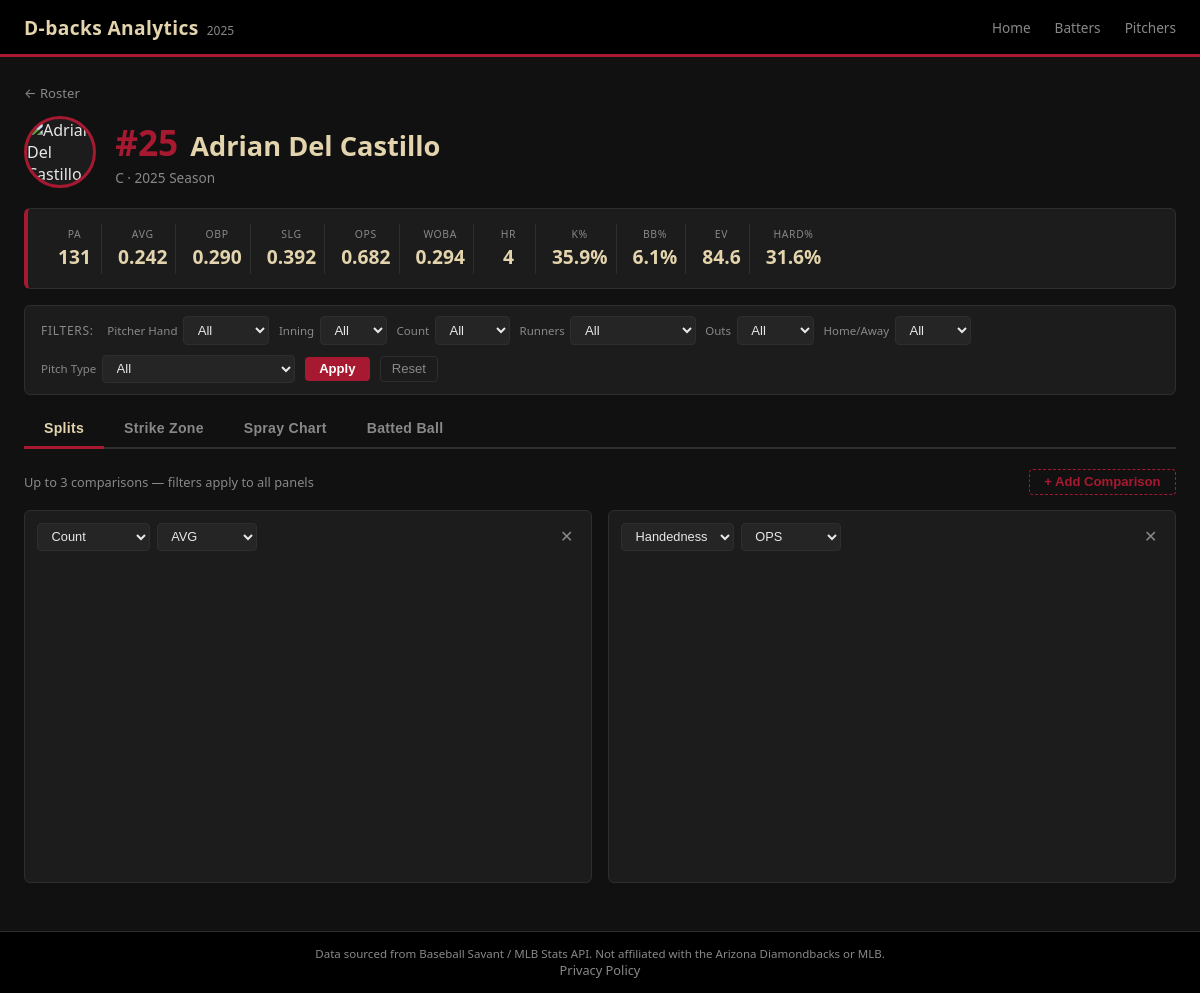
Screenshot of /batter/680728 with the database file from the repository.
### tables this page shows
CREATE TABLE "players" (
"player_id" INTEGER,
  "full_name" TEXT,
  "jersey_number" INTEGER,
  "position" TEXT,
  "position_type" TEXT,
  "status" TEXT,
  "season" INTEGER
);

CREATE TABLE batter_splits (
    id              INTEGER PRIMARY KEY AUTOINCREMENT,
    player_id       INTEGER NOT NULL,
    season          INTEGER NOT NULL,
    split_type      TEXT NOT NULL,   -- 'inning', 'count', 'runners', 'venue', 'handedness', etc.
    split_value     TEXT NOT NULL,   -- e.g., '7', '2-2', 'RISP', 'Chase Field', 'vs_LHP'

    -- Counting stats
    pa              INTEGER DEFAULT 0,   -- plate appearances
    ab              INTEGER DEFAULT 0,
    hits            INTEGER DEFAULT 0,
    singles         INTEGER DEFAULT 0,
    doubles         INTEGER DEFAULT 0,
    triples         INTEGER DEFAULT 0,
    home_runs       INTEGER DEFAULT 0,
    rbi             INTEGER DEFAULT 0,
    walks           INTEGER DEFAULT 0,
    strikeouts      INTEGER DEFAULT 0,
    hbp             INTEGER DEFAULT 0,

    -- Rate stats (stored as TEXT to handle NULL cleanly; computed in Python)
    avg             REAL,
    obp             REAL,
    slg             REAL,
    ops             REAL,
    woba            REAL,

    -- Batted ball
    avg_exit_velo   REAL,
    avg_launch_angle REAL,
    hard_hit_pct    REAL,   -- % balls in play with EV >= 95 mph
    barrel_pct      REAL,

    -- Swing/contact
    swing_pct       REAL,
    whiff_pct       REAL,
    contact_pct     REAL,

    UNIQUE (player_id, season, split_type, split_value)
);

### app/app.py (the view)
@app.route("/batter/<int:player_id>")
def batter_page(player_id: int):
    player = query("SELECT * FROM players WHERE player_id=? AND season=2025", (player_id,))
    if not player:
        abort(404)
    player = player[0]
    if player["position_type"] == "Pitcher":
        abort(404)
    overall = query(
        "SELECT * FROM batter_splits WHERE player_id=? AND season=2025 AND split_type='overall'",
        (player_id,)
    )
    overall = overall[0] if overall else {}
    split_types = [r["split_type"] for r in query(
        "SELECT DISTINCT split_type FROM batter_splits "
        "WHERE player_id=? AND season=2025 ORDER BY split_type", (player_id,)
    )]
    pitch_types = [r["pitch_type"] for r in query(
        "SELECT DISTINCT pitch_type FROM pitches WHERE batter=? AND pitch_type IS NOT NULL "
        "ORDER BY pitch_type", (player_id,)
    )]
    return render_template("player.html", player=player, overall=overall,
                           split_types=split_types, pitch_types=pitch_types,
                           player_type="batter")

### app/app.py (called while the page is built)
@app.before_request
def force_https():
    if request.headers.get("X-Forwarded-Proto") == "http":
        return redirect(request.url.replace("http://", "https://", 1), code=301)

def get_db():
    conn = sqlite3.connect(DB_PATH)
    conn.row_factory = sqlite3.Row
    return conn

def query(sql: str, params: tuple = ()) -> list[dict]:
    conn = get_db()
    rows = conn.execute(sql, params).fetchall()
    conn.close()
    return [dict(r) for r in rows]

### app/templates/player.html (shortened to what this page needs)
{% extends "base.html" %}
{% block content %}
<div class="player-header">
    <a href="/" class="back-link">← Roster</a>
    <div class="player-meta">
        <img class="player-headshot"
             src="https://img.mlbstatic.com/mlb-photos/image/upload/d_people:generic:headshot:67:current.png/w_120,q_auto:best/v1/people/{{ player.player_id }}/headshot/67/current"
             alt="{{ player.full_name }}"
             onerror="this.src='/static/img/silhouette.svg'">
        <div>
            <div class="player-name-row">
                <span class="jersey-big">#{{ player.jersey_number or '—' }}</span>
                <h1>{{ player.full_name }}</h1>
            </div>
            <p class="position-label">{{ player.position }} · 2025 Season</p>
        </div>
    </div>
</div>
{% if overall %}
<div class="stat-bar">
    {% if player_type == 'batter' %}
    <div class="stat-item"><span class="stat-label">PA</span><span class="stat-value">{{ overall.pa or 0 }}</span></div>
    <div class="stat-item"><span class="stat-label">AVG</span><span class="stat-value">{{ "%.3f"|format(overall.avg or 0) }}</span></div>
    <div class="stat-item"><span class="stat-label">OBP</span><span class="stat-value">{{ "%.3f"|format(overall.obp or 0) }}</span></div>
    <div class="stat-item"><span class="stat-label">SLG</span><span class="stat-value">{{ "%.3f"|format(overall.slg or 0) }}</span></div>
    <div class="stat-item"><span class="stat-label">OPS</span><span class="stat-value">{{ "%.3f"|format(overall.ops or 0) }}</span></div>
    <div class="stat-item"><span class="stat-label">wOBA</span><span class="stat-value">{{ "%.3f"|format(overall.woba or 0) }}</span></div>
    <div class="stat-item"><span class="stat-label">HR</span><span class="stat-value">{{ overall.home_runs or 0 }}</span></div>
    <div class="stat-item"><span class="stat-label">K%</span><span class="stat-value">{{ "%.1f"|format((overall.strikeouts / overall.pa * 100) if overall.pa else 0) }}%</span></div>
    <div class="stat-item"><span class="stat-label">BB%</span><span class="stat-value">{{ "%.1f"|format((overall.walks / overall.pa * 100) if overall.pa else 0) }}%</span></div>
    <div class="stat-item"><span class="stat-label">EV</span><span class="stat-value">{{ overall.avg_exit_velo or '—' }}</span></div>
    <div class="stat-item"><span class="stat-label">Hard%</span><span class="stat-value">{% if overall.hard_hit_pct %}{{ "%.1f"|format(overall.hard_hit_pct * 100) }}%{% else %}—{% endif %}</span></div>
    {% endif %}
</div>
{% endif %}
<div class="filter-bar" id="filter-bar">
    <span class="filter-label">Filters:</span>
    {% if player_type == 'batter' %}
    <div class="filter-group">
        <label>Pitcher Hand</label>
        <select id="f-p_throws" class="filter-select">
            <option value="">All</option>
        </select>
    </div>
    {% endif %}
    <div class="filter-group">
        <label>Inning</label>
        <select id="f-inning" class="filter-select">
            <option value="">All</option>
        </select>
    </div>
    <div class="filter-group">
        <label>Count</label>
        <select id="f-count" class="filter-select">
            <option value="">All</option>
        </select>
    </div>
    <div class="filter-group">
        <label>Runners</label>
        <select id="f-runners" class="filter-select">
            <option value="">All</option>
        </select>
    </div>
    <div class="filter-group">
        <label>Outs</label>
        <select id="f-outs" class="filter-select">
            <option value="">All</option>
        </select>
    </div>
    <div class="filter-group">
        <label>Home/Away</label>
        <select id="f-home_away" class="filter-select">
            <option value="">All</option>
        </select>
    </div>
    {% if pitch_types %}
    <div class="filter-group">
        <label>Pitch Type</label>
        <select id="f-pitch_type" class="filter-select">
            <option value="">All</option>
        </select>
    </div>
    {% endif %}
    <button class="btn-apply" id="apply-filters">Apply</button>
    <button class="btn-reset" id="reset-filters">Reset</button>
</div>
<div class="tab-bar">
    <button class="tab-btn active" data-tab="splits">Splits</button>
    <button class="tab-btn" data-tab="heatmap">Strike Zone</button>
    <button class="tab-btn" data-tab="spray">{% if player_type == 'batter' %}Spray Chart{% else %}Pitch Movement{% endif %}</button>
    <button class="tab-btn" data-tab="advanced">{% if player_type == 'batter' %}Batted Ball{% else %}Velocity{% endif %}</button>
</div>
<div class="tab-content active" id="tab-splits">
    <div class="panels-toolbar">
        <span class="panels-hint">Up to 3 comparisons — filters apply to all panels</span>
        <button class="btn-add-panel" id="add-panel-btn">+ Add Comparison</button>
    </div>
    <div id="split-panels"></div>
</div>
{% endblock %}

### app/templates/base.html (shortened to what this page needs)
<!DOCTYPE html>
<html lang="en">
<head>
    <link rel="stylesheet" href="{{ url_for('static', filename='css/style.css') }}">
</head>
<body>
    <header class="site-header">
        <div class="header-inner">
            <a href="/" class="logo">
                <span class="logo-text">D-backs Analytics</span>
                <span class="logo-year">2025</span>
            </a>
            <nav>
                <a href="/">Home</a>
                <a href="/#batters">Batters</a>
                <a href="/#pitchers">Pitchers</a>
            </nav>
        </div>
    </header>
    <main class="main-content">
        {% block content %}{% endblock %}
    </main>
    <footer class="site-footer">
        <p>Data sourced from Baseball Savant / MLB Stats API. Not affiliated with the Arizona Diamondbacks or MLB.</p>
        <p><a href="/privacy" style="color:var(--text-muted); font-size:0.8rem;">Privacy Policy</a></p>
    </footer>
</body>
</html>

### rows the page displays
players: jersey_number "25", full_name "Adrian Del Castillo", position "C"
batter_splits: pa "131", avg "0.242", obp "0.290", slg "0.392", ops "0.682", woba "0.294", home_runs "4", (overall.strikeouts/overall.pa*100)ifoverall.paelse0 "35.9", (overall.walks/overall.pa*100)ifoverall.paelse0 "6.1", avg_exit_velo "84.6", overall.hard_hit_pct*100 "31.6"
